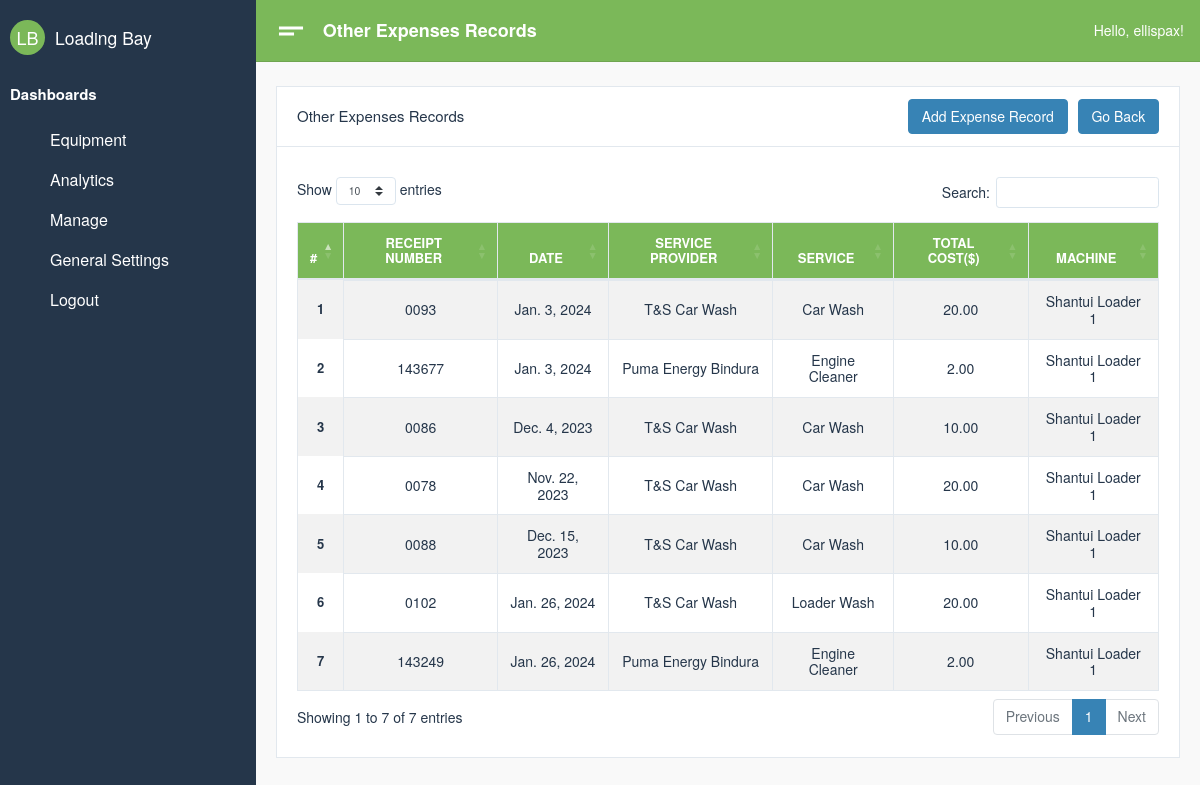
The page /manager/expenses-list (signed in) on the database its author committed.
### system/models.py (models this page shows, shortened)
class OtherExpenses(models.Model):
    machine             = models.ForeignKey(Equipment, on_delete=models.CASCADE, related_name = "ex_machine")
    receiptNumber       = models.CharField(max_length = 100)
    date                = models.DateField()
    service             = models.CharField(max_length = 150)
    serviceProvider     = models.CharField(max_length = 150)
    total_cost          = models.DecimalField(max_digits = 10, decimal_places=2)

class Equipment(models.Model):
    name                = models.CharField(max_length=255)
    make                = models.CharField(max_length=150)
    model               = models.CharField(max_length=150)
    man_year            = models.DateField()
    status              = models.BooleanField(default=True)
    def __str__(self):
        return f'{self.make}  {self.name}'

### manager/views.py (the view)
# urls.py: path('expenses-list', views.expense_list, name='expenses-list'),
@login_required
def expense_list(request):
    expense_records = OtherExpenses.objects.all()
    gen_settings = Settings.objects.filter(id=1).first()
    if gen_settings:
        request.session['main_machine'] = gen_settings.main_machine
    else:
        request.session['main_machine'] = ""
    context = {
        'title':'Other Expenses',
        'head': 'Other Expenses Records',
        'expenseRecords': expense_records
    }
    return render(request, 'manager/expenses.html', context)

### manager/templates/manager/expenses.html (shortened to what this page needs)
{%extends "dashboard/base.html"%}{%block content%}
<head>
</head>
<div class="card">
  <div class="card-header">
    <h4 class="card-title">{{ head }}</h4>
    <a href='{% url "add-expense" %}' class="btn btn-primary ml-auto">Add Expense Record</a>
    <a href='{% url "manager-home" %}' class="btn btn-primary">Go Back</a>
  </div>
  <div class="card-body">
    <link
      rel="stylesheet"
      href="https://cdnjs.cloudflare.com/ajax/libs/twitter-bootstrap/4.1.3/css/bootstrap.css"
    />
    <link
      rel="stylesheet"
      href="https://cdn.datatables.net/1.10.19/css/dataTables.bootstrap4.min.css"
    />
    <div class="table-responsive" style="margin-top: 10px">
      <table id="example" class="table table-striped table-bordered" style="width: 100%">
        <thead class="bg-success text-white">
          <tr>
            <th scope="col" class="text-center">#</th>
            <th scope="col" class="text-center">Receipt Number</th>
            <th scope="col" class="text-center">Date</th>
            <th scope="col" class="text-center">Service Provider</th>
            <th scope="col" class="text-center">Service</th>
            <th scope="col" class="text-center">Total Cost($)</th>
            <th scope="col" class="text-center">Machine</th>
          </tr>
        </thead>
        <tbody>
          {% for record in expenseRecords %}
          <tr>
            <th class="align-middle text-center" scope="row">{{ forloop.counter}}</th>
            <td class="align-middle text-center">{{ record.receiptNumber|upper }}</td>
            <td class="align-middle text-center">{{ record.date }}</td>
            <td class="align-middle text-center">{{ record.serviceProvider }}</td>
            <td class="align-middle text-center">{{ record.service }}</td>
            <td class="align-middle text-center">{{ record.total_cost }}</td>
            <td class="align-middle text-center">{{ record.machine }}</td>
          </tr>
          {% endfor %}
        </tbody>
      </table>
    </div>
  </div>
</div>
{%endblock content%}

### dashboard/templates/dashboard/base.html (shortened to what this page needs)
{% load static %}
{% load crispy_forms_tags %}
<!DOCTYPE html>
<html lang="en" dir="ltr">
    <head>
        <link type="text/css" href="{% static 'assets/css/vendor-morris.css" rel="stylesheet'%}">
        <link type="text/css" href="{% static 'assets/css/vendor-bootstrap-datepicker.css' %}" rel="stylesheet">
        <link type="text/css" href="{% static 'assets/css/app.css' %}" rel="stylesheet">
        <link type="text/css" href="{% static 'assets/css/app.rtl.css' %}" rel="stylesheet">
        <link type="text/css" href="{% static 'assets/vendor/simplebar.css' %}" rel="stylesheet">
        <link rel="stylesheet" href="https://cdnjs.cloudflare.com/ajax/libs/bootstrap-datepicker/1.9.0/css/bootstrap-datepicker.min.css">
    </head>
    <body>
        <div class="mdk-drawer-layout js-mdk-drawer-layout" data-fullbleed data-push data-responsive-width="992px" data-has-scrolling-region>
            <div class="mdk-drawer-layout__content">
                <div class="mdk-header-layout js-mdk-header-layout  mdk-header--fixed  mdk-header-layout__content--scrollable">
                    <div class="mdk-header js-mdk-header bg-success" data-fixed>
                        <div class="mdk-header__content">
                            <nav class="navbar navbar-expand-md bg-success navbar-dark d-flex-none">
                                <button class="btn btn-link text-white pl-0" type="button" data-toggle="sidebar">
                                <i class="material-icons align-middle md-36">short_text</i>
                                </button>
                                <div class="page-title m-0">{{ head }}</div>
                                <div class="collapse navbar-collapse" id="mainNavbar">
                                    <ul class="navbar-nav ml-auto align-items-center">
                                        Hello, {{ request.user }}!
                                    </ul>
                                </div>
                            </nav>
                        </div>
                    </div>
                    <div class="mdk-header-layout__content top-navbar mdk-header-layout__content--scrollable h-100">
                        <div class="container-fluid">
                            {% block content %}
                            {% endblock content %}
                        </div>
                    </div>
                </div>
            </div>
            <div class="mdk-drawer js-mdk-drawer" id="default-drawer">
                <div class="mdk-drawer__content">
                    <div class="mdk-drawer__inner" data-simplebar data-simplebar-force-enabled="true">
                        <nav class="drawer  drawer--dark bg-grey">
                            <div class="drawer-spacer">
                                <div class="media align-items-center">
                                    <a href="{%url 'dashboard'%}" class="drawer-brand-circle mr-2 bg-success">LB</a>
                                    <div class="media-body">
                                        <a href="{%url 'dashboard'%}" class="h5 m-0 text-link">Loading Bay</a>
                                    </div>
                                </div>
                            </div>
                            <div class="py-2 drawer-heading text-white">
                                Dashboards
                            </div>
                            <ul class="drawer-menu" id="dasboardMenu" data-children=".drawer-submenu">
                                <li class="drawer-menu-item active ">
                                    <a href="{%url 'show-equipment'%}">
                                        <span class="drawer-menu-text">Equipment</span>
                                    </a>
                                </li>
                                <li class="drawer-menu-item active ">
                                    <a href="{%url 'analytics-home'%}">
                                        <span class="drawer-menu-text">Analytics</span>
                                    </a>
                                </li>
                                <li class="drawer-menu-item active ">
                                    <a href="{%url 'manager-home'%}">
                                        <span class="drawer-menu-text">Manage</span>
                                    </a>
                                </li>
                                <li class="drawer-menu-item active ">
                                    <a href='{%url "settings"%}'>
                                        <span class="drawer-menu-text"> General Settings</span>
                                    </a>
                                </li>
                                <li class="drawer-menu-item active ">
                                    <a href='{%url "logout"%}'>
                                        <span class="drawer-menu-text"> Logout</span>
                                    </a>
                                </li>
                            </ul>
                        </nav>
                    </div>
                </div>
            </div>
        </div>
</body>
</html>

### manager/templates/manager/expenses.html (style rules this page uses)
.card-header { display: flex; justify-content: space-between; align-items: center; }
.card-header .btn { margin-left: 10px; }

### rows shown on the page
OtherExpenses: receiptNumber "0093", date "Jan. 3, 2024", serviceProvider "T&S Car Wash", service "Car Wash", total_cost "20.00", machine "Shantui Loader 1"
OtherExpenses: receiptNumber "143677", date "Jan. 3, 2024", serviceProvider "Puma Energy Bindura", service "Engine Cleaner", total_cost "2.00", machine "Shantui Loader 1"
OtherExpenses: receiptNumber "0086", date "Dec. 4, 2023", serviceProvider "T&S Car Wash", service "Car Wash", total_cost "10.00", machine "Shantui Loader 1"
OtherExpenses: receiptNumber "0078", date "Nov. 22, 2023", serviceProvider "T&S Car Wash", service "Car Wash", total_cost "20.00", machine "Shantui Loader 1"
OtherExpenses: receiptNumber "0088", date "Dec. 15, 2023", serviceProvider "T&S Car Wash", service "Car Wash", total_cost "10.00", machine "Shantui Loader 1"
OtherExpenses: receiptNumber "0102", date "Jan. 26, 2024", serviceProvider "T&S Car Wash", service "Loader Wash", total_cost "20.00", machine "Shantui Loader 1"
OtherExpenses: receiptNumber "143249", date "Jan. 26, 2024", serviceProvider "Puma Energy Bindura", service "Engine Cleaner", total_cost "2.00", machine "Shantui Loader 1"

### other values the page prints
{{ head }} "Other Expenses Records"
{{ request.user }} "ellispax"
